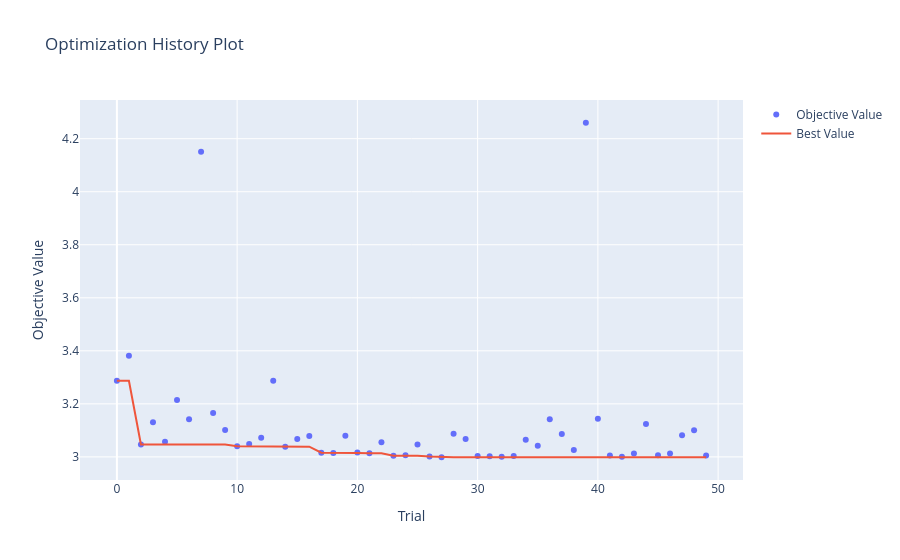

The code cell stored with this chart in its notebook:
### Code cell
fig_history.show()

### Figure 1 — Plotly figure (JSON) as saved in the notebook; plotly's stock layout.template omitted (floating-point values rounded to 4 significant figures)
{"data": [{"mode": "markers", "name": "Objective Value", "type": "scatter", "x": [0, 1, 2, 3, 4, 5, 6, 7, 8, 9, 10, 11, 12, 13, 14, 15, 16, 17, 18, 19, 20, 21, 22, 23, 24, 25, 26, 27, 28, 29, 30, 31, 32, 33, 34, 35, 36, 37, 38, 39, 40, 41, 42, 43, 44, 45, 46, 47, 48, 49], "y": [3.287, 3.381, 3.047, 3.131, 3.057, 3.215, 3.142, 4.151, 3.165, 3.101, 3.04, 3.049, 3.072, 3.287, 3.038, 3.067, 3.079, 3.016, 3.014, 3.08, 3.017, 3.014, 3.055, 3.005, 3.006, 3.047, 3.001, 2.999, 3.087, 3.067, 3.003, 3.003, 3.0, 3.004, 3.064, 3.042, 3.142, 3.086, 3.026, 4.26, 3.144, 3.006, 3.0, 3.013, 3.124, 3.006, 3.013, 3.082, 3.101, 3.005]}, {"mode": "lines", "name": "Best Value", "type": "scatter", "x": [0, 1, 2, 3, 4, 5, 6, 7, 8, 9, 10, 11, 12, 13, 14, 15, 16, 17, 18, 19, 20, 21, 22, 23, 24, 25, 26, 27, 28, 29, 30, 31, 32, 33, 34, 35, 36, 37, 38, 39, 40, 41, 42, 43, 44, 45, 46, 47, 48, 49], "y": [3.287, 3.287, 3.047, 3.047, 3.047, 3.047, 3.047, 3.047, 3.047, 3.047, 3.04, 3.04, 3.04, 3.04, 3.038, 3.038, 3.038, 3.016, 3.014, 3.014, 3.014, 3.014, 3.014, 3.005, 3.005, 3.005, 3.001, 2.999, 2.999, 2.999, 2.999, 2.999, 2.999, 2.999, 2.999, 2.999, 2.999, 2.999, 2.999, 2.999, 2.999, 2.999, 2.999, 2.999, 2.999, 2.999, 2.999, 2.999, 2.999, 2.999]}, {"marker": {"color": "#cccccc"}, "mode": "markers", "name": "Infeasible Trial", "showlegend": false, "type": "scatter", "x": [], "y": []}], "layout": {"title": {"text": "Optimization History Plot"}, "xaxis": {"title": {"text": "Trial"}}, "yaxis": {"title": {"text": "Objective Value"}}}}
